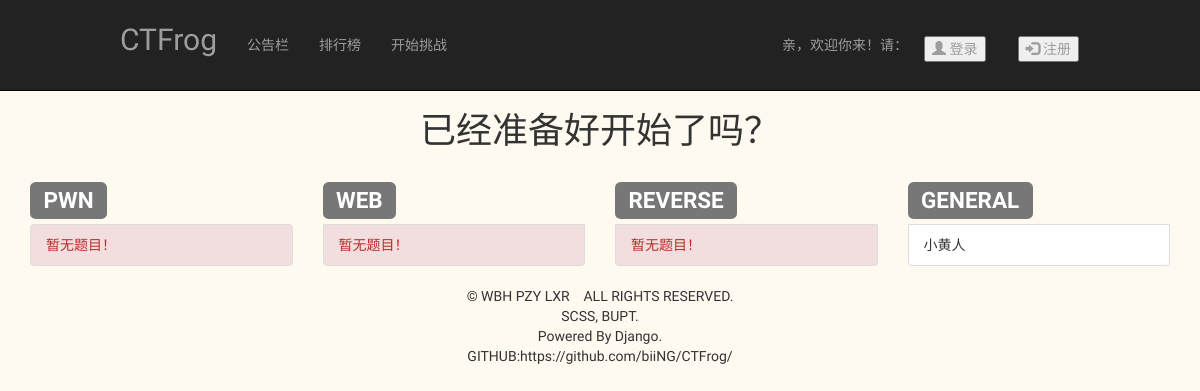
Page /challenge/ on the earlier database version.
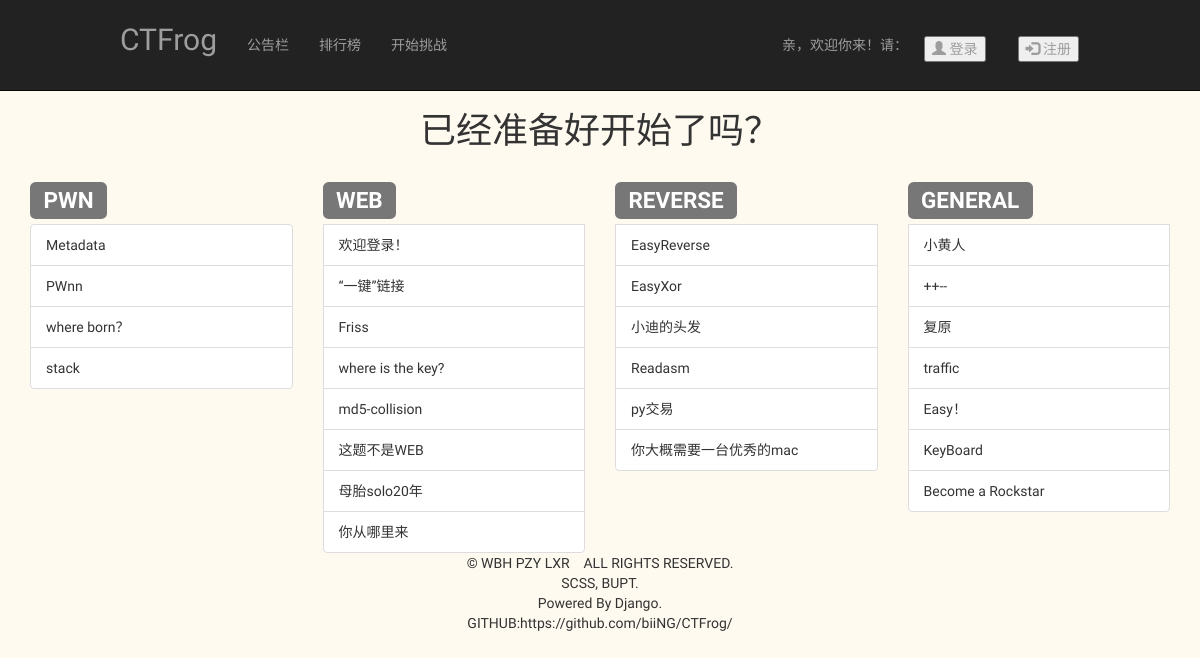
Same page on the later database version.
### challenge/models.py (models this page shows, shortened)
class Challenge(models.Model):
    title = models.CharField(max_length=20, unique=True)
    category = models.CharField(max_length=10)
    description = models.TextField(max_length=200, blank=True, default="")
    bonus = models.IntegerField()
    flag = models.CharField(max_length=200)
    file = models.FileField(null=True, upload_to='ChallengeFiles/')
    url = models.URLField(null=True)
    finishMe = models.ManyToManyField(User,through='WhoFinishMe')
    finishedtimes = models.IntegerField(default=0)

### challenge/views.py (the view)
# urls.py: path('', views.ChallengeHome, name='challenge-home'),
def ChallengeHome(request):
    all_challenges = Challenge.objects.all()
    if request.session.get('is_login', None):
        username = request.session['username']
        finished_challenges = Challenge.objects.filter(whofinishme__user__name=username).filter(
            whofinishme__finished=True)
    else:
        finished_challenges = []
    pwn_challenges = []
    web_challenges = []
    re_challenges = []
    gen_challenges = []
    for c in all_challenges:
        if c.category == 'pwn':
            pwn_challenges.append(c)
        elif c.category == 'web':
            web_challenges.append(c)
        elif c.category == 're':
            re_challenges.append(c)
        elif c.category == 'gen':
            gen_challenges.append(c)
    return render(request, 'challengehome.html', {'pwn_challenges': pwn_challenges,
                                                  'web_challenges': web_challenges,
                                                  're_challenges': re_challenges,
                                                  'gen_challenges': gen_challenges,
                                                  'finished': finished_challenges,
                                                  },
                  )

### challenge/templates/challengehome.html (shortened to what the changed rows need)
{% extends 'navigationbar.html' %}
{% load staticfiles %}
{% block customcss %}
    <link rel="stylesheet" type="text/css" href="{% static 'css/challengehome.css' %}">
{% endblock %}
{% block custombody %}
    <h1>已经准备好开始了吗？</h1>
    <div class="container">
        <div class="row">
            <div id="pwn" class="col-xs-3">
                <h2><span class="label label-default">PWN</span></h2>
                <ul class="list-group">
                    {% if pwn_challenges %}
                        {% for challenge in pwn_challenges %}
                            {% if challenge not in finished %}
                                <li class="challenge-item list-group-item">
                                    <a href="{% url 'challenge-detail' challenge.pk %}">{{ challenge.title }}</a>
                                </li>
                            {% else %}
                                <li class="finished challenge-item list-group-item"><a
                                        href="{% url 'challenge-detail' challenge.pk %}">{{ challenge.title }}</a>
                                </li>
                            {% endif %}
                        {% endfor %}
                    {% else %}
                        <p style="color: #b92c28" class="list-group-item-danger list-group-item">暂无题目！</p>
                    {% endif %}
                </ul>
            </div>
            <div id="web" class="col-xs-3">
                <h2><span class="label label-default">WEB</span></h2>
                {% if web_challenges %}
                    {% for challenge in web_challenges %}
                        {% if challenge not in finished %}
                            <li class="challenge-item list-group-item">
                                <a href="{% url 'challenge-detail' challenge.pk %}">{{ challenge.title }}</a>
                            </li>
                        {% else %}
                            <li class="finished challenge-item list-group-item"><a
                                    href="{% url 'challenge-detail' challenge.pk %}">{{ challenge.title }}</a>
                            </li>
                        {% endif %}
                    {% endfor %}
                {% else %}
                    <p style="color: #b92c28" class="list-group-item-danger list-group-item">暂无题目！</p>
                {% endif %}
            </div>
            <div id="re" class="col-xs-3">
                <h2><span class="label label-default">REVERSE</span></h2>
                {% if re_challenges %}
                    {% for challenge in re_challenges %}
                        {% if challenge not in finished %}
                            <li class="challenge-item list-group-item">
                                <a href="{% url 'challenge-detail' challenge.pk %}">{{ challenge.title }}</a>
                            </li>
                        {% else %}
                            <li class="finished challenge-item list-group-item"><a
                                    href="{% url 'challenge-detail' challenge.pk %}">{{ challenge.title }}</a>
                            </li>
                        {% endif %}
                    {% endfor %}
                {% else %}
                    <p style="color: #b92c28" class="list-group-item-danger list-group-item">暂无题目！</p>
                {% endif %}
            </div>
            <div id="gen" class="col-xs-3">
                <h2><span class="label label-default">GENERAL</span></h2>
                {% if gen_challenges %}
                    {% for challenge in gen_challenges %}
                        {% if challenge not in finished %}
                            <li class="challenge-item list-group-item">
                                <a href="{% url 'challenge-detail' challenge.pk %}">{{ challenge.title }}</a>
                            </li>
                        {% else %}
                            <li class="finished challenge-item list-group-item"><a
                                    href="{% url 'challenge-detail' challenge.pk %}">{{ challenge.title }}</a>
                            </li>
                        {% endif %}
                    {% endfor %}
                {% else %}
                    <p style="color: #b92c28" class="list-group-item-danger list-group-item">暂无题目！</p>
                {% endif %}
            </div>
        </div>
    </div>
{% endblock %}

Differences in the rows shown:
added Challenge: title "Metadata", shown under "PWN"
added Challenge: title "PWnn", shown under "PWN"
added Challenge: title "where born？", shown under "PWN"
added Challenge: title "stack", shown under "PWN"
added Challenge: title "欢迎登录！", shown under "WEB"
added Challenge: title "“一键”链接", shown under "WEB"
added Challenge: title "Friss", shown under "WEB"
added Challenge: title "where is the key?", shown under "WEB"
added Challenge: title "md5-collision", shown under "WEB"
added Challenge: title "这题不是WEB", shown under "WEB"
added Challenge: title "母胎solo20年", shown under "WEB"
added Challenge: title "你从哪里来", shown under "WEB"
added Challenge: title "EasyReverse", shown under "REVERSE"
added Challenge: title "EasyXor", shown under "REVERSE"
added Challenge: title "小迪的头发", shown under "REVERSE"
added Challenge: title "Readasm", shown under "REVERSE"
added Challenge: title "py交易", shown under "REVERSE"
added Challenge: title "你大概需要一台优秀的mac", shown under "REVERSE"
added Challenge: title "++--", shown under "GENERAL"
added Challenge: title "复原", shown under "GENERAL"
added Challenge: title "traffic", shown under "GENERAL"
added Challenge: title "Easy！", shown under "GENERAL"
added Challenge: title "KeyBoard", shown under "GENERAL"
added Challenge: title "Become a Rockstar", shown under "GENERAL"
Other differences:
text no longer shown: "暂无题目！ 暂无题目！ 暂无题目！"
